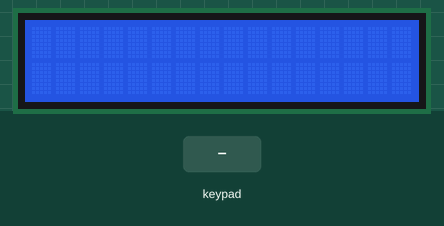
Recording of a sketch running on a simulated Arduino Mega 2560, built with avr-gcc and run on an emulated ATmega2560. On the bench: 16×2 character LCD. Inputs (shaded band) come from the test bench.

Above: at 1.2 s.
1.3 s: keypad keys 3 6 3 4 3 2 3 0 # pressed 0.4 s apart
At 5.9 s:
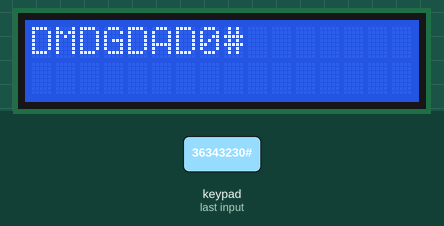
6.4 s: key 'D' pressed
At 7.3 s:
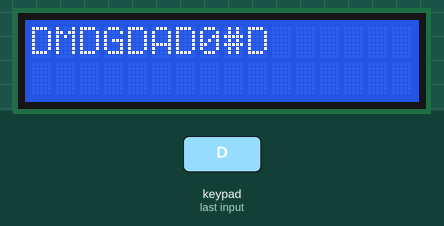
7.9 s: keypad keys 3 6 3 4 3 2 3 0 * pressed 0.4 s apart
At 12.3 s:
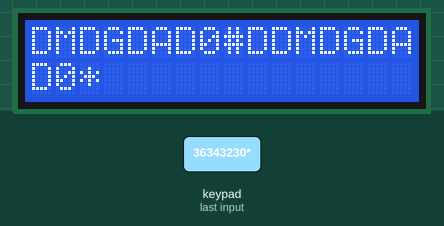
13.0 s: keypad keys 3 6 3 4 3 2 3 0 A pressed 0.4 s apart
At 17.3 s:
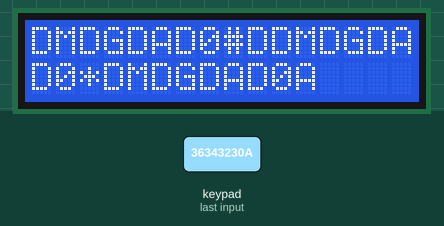
18.1 s: keypad keys 1 3 9 7 2 2 2 2 # pressed 0.4 s apart
At 22.4 s:
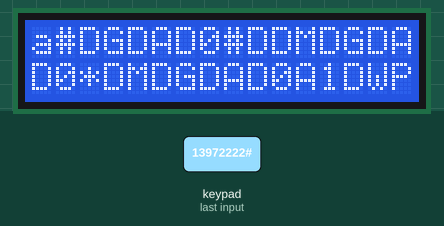
23.2 s: key '#' pressed
At 23.9 s:
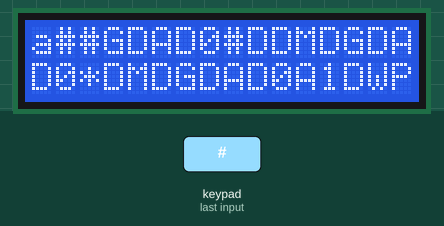
Timing chart, 0 to 25.7 s (numbered marks = the images above; inputs shaded):
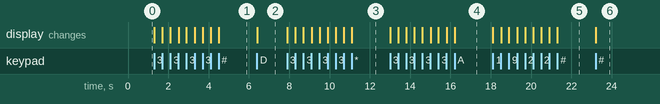

The sketch:

teclado2gen.ino
```cpp
#include <Keypad.h>
//#include <LiquidCrystal_I2C.h>
#include <LiquidCrystal.h>
#include <Wire.h>

//LiquidCrystal_I2C lcd(0x27,16,2);
const int rs = 8, en = 9, d4 = 4, d5 = 5, d6 = 6, d7 = 7;
LiquidCrystal lcd(rs, en, d4, d5, d6, d7);

const byte rowsCount = 4;
const byte columsCount = 4;

char c1,c2,c3,aux,anterior,seleccionado;

int pulsos = 0;
int x = -1;
int y = 0;

boolean cambio = false;
boolean tiempoSuperado = true;

long tiempoAnterior = 0;


char t0[] = {'0',' '};
char t1[] = {'1'};
char t2[] = {'A','B','C','a','b','c','2'};
char t3[] = {'D','E','F','d','e','f','3'};
char t4[] = {'G','H','I','g','h','i','4'};
char t5[] = {'J','K','L','j','k','l','5'};
char t6[] = {'M','N','O','m','n','o','6'};
char t7[] = {'P','Q','R','S','p','q','r','s','7'};
char t8[] = {'T','U','V','t','u','v','8'};
char t9[] = {'W','X','Y','Z','w','x','y','z','9'};

char keys[rowsCount][columsCount] = {
  {'D','#','0','*'},
  {'C','9','8','7'},
  {'B','6','5','4'},
  {'A','3','2','1'}
};

const byte rowPins[rowsCount] = {36, 34, 32, 30};
const byte columnPins[columsCount] = {44, 42, 40, 38};

Keypad keypad = Keypad(makeKeymap(keys), rowPins, columnPins, rowsCount, columsCount);

void setup() {
   Serial.begin(9600);
   //lcd.init();
   //lcd.backlight();
   //lcd.display();
   lcd.begin(16,2);
   lcd.clear();
}

void loop() {
  char key = keypad.getKey();

  tiempoSuperado = millis() > tiempoAnterior + 1000;

   if(c1=='C' and c2=='L' and c3=='C' and (tiempoSuperado)){
      lcd.clear();
      x=-1;
      y=0;
      pulsos=0;
    }

  if(key){
    boolean cambio = key==anterior && !tiempoSuperado;

    if(tiempoSuperado){
      if(key==anterior) x++;
      pulsos=0;
    }

    if(key!=anterior){
      tiempoSuperado =true;
      pulsos = 0;
      x++;
    }

    tiempoAnterior = millis();

    switch (key) {
      case '0':
        pulsos = cambio ? (++pulsos%sizeof(t0)) : 0;
        seleccionado = t0[pulsos];
        break;
      case '1':
        pulsos = cambio? (++pulsos%sizeof(t1)) : 0;
        seleccionado = t1[pulsos];
        break;
      case '2':
        pulsos = cambio ? (++pulsos%sizeof(t2)) : 0;
        seleccionado = t2[pulsos];
        break;
      case '3':
        pulsos = cambio ? (++pulsos%sizeof(t3)) : 0;
        seleccionado = t3[pulsos];
        break;
      case '4':
        pulsos = cambio ? (++pulsos%sizeof(t4)) : 0;
        seleccionado = t4[pulsos];
        break;
      case '5':
        pulsos = cambio ? (++pulsos%sizeof(t5)) : 0;
        seleccionado = t5[pulsos];
        break;
      case '6':
        pulsos = cambio ? (++pulsos%sizeof(t6)) : 0;
        seleccionado = t6[pulsos];
        break;
      case '7':
        pulsos = cambio ? (++pulsos%sizeof(t7)) : 0;
        seleccionado = t7[pulsos];
        break;
      case '8':
        pulsos = cambio ? (++pulsos%sizeof(t8)) : 0;
        seleccionado = t8[pulsos];
        break;
      case '9':
        pulsos = cambio ? (++pulsos%sizeof(t9)) : 0;
        seleccionado = t9[pulsos];
        break;
      default:
        seleccionado = key;
    }

    c3 = cambio ? c3 : c2;
    c2 = cambio ? c2 : c1;
    c1 = cambio ? seleccionado : c1;

    anterior = key;
    y = x == 16 ? ++y%2 : y ;
    x=x%16;
    lcd.setCursor(x,y);
    lcd.print(seleccionado);
  }
}
```

Measured:
- after the input at 1.3 s, the display: first changes at once (image 1 shows a later state)
- after the input at 6.4 s, the display: changes at once (image 2)
- after the input at 7.9 s, the display: first changes at once (image 3 shows a later state)
- after the input at 13.0 s, the display: first changes at once (image 4 shows a later state)
- after the input at 18.1 s, the display: first changes at once (image 5 shows a later state)
- after the input at 23.2 s, the display: changes at once (image 6)
